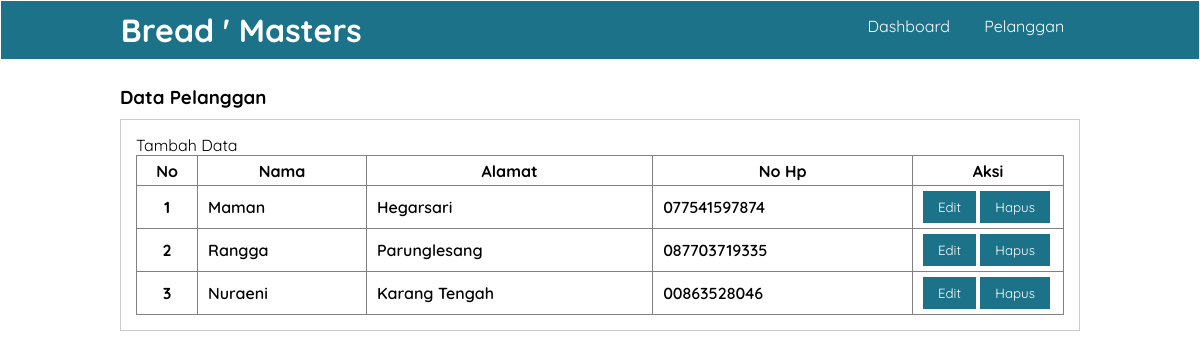
Page /data_pelanggan.php (signed in) on the committed database.
### tables this page shows
CREATE TABLE `pelanggan` (
  `id_pelanggan` int(11) NOT NULL,
  `id_toko` int(11) NOT NULL,
  `nama_pelanggan` varchar(50) NOT NULL,
  `alamat` varchar(100) NOT NULL,
  `no_hp` varchar(50) NOT NULL,
  `created_at` timestamp NOT NULL DEFAULT current_timestamp() ON UPDATE current_timestamp()
);

### data_pelanggan.php (the view, shortened to what this page needs)
<?php
    include "koneksi.php";
    $query = mysqli_query($conn,'SELECT * FROM pelanggan');
?>
<!DOCTYPE html>
<html lang="en">
<head>
    <link rel="stylesheet" href="dekorasi.css">
</head>
<body>
    <header>
        <div class="container">
        <h1>Bread ' Masters</h1>
        <ul>
            <li><a href="dashboard.php">Dashboard</a></li>
            <li><a href="data_pelanggan.php">Pelanggan</a></li>
        </ul>
        </div>
    </header>
    <div class="section">
        <div class="container">
            <h3>Data Pelanggan</h3>
            <div class="box">
                <p><a href="tambah_datapelanggan.php">Tambah Data</a></p>
                <table border="1" cellspacing="0" class="table">
                    <thead>
                        <tr>
                            <th width="60px">No</th>
                            <th>Nama</th>
                            <th>Alamat</th>
                            <th>No Hp</th>
                            <th width="150px">Aksi</th>
                        </tr>
                    </thead>
                    <tbody>
                    <?php
                    $no = 1;
                    while($data_pelanggan = mysqli_fetch_assoc($query)):?>
                        <tr>
                        <th><?php echo $no++ ?></th>
                        <td style="font-weight:600;"><?php echo $data_pelanggan["nama_pelanggan"] ?></td>
                        <td style="font-weight:600;"><?php echo $data_pelanggan["alamat"] ?></td>
                        <td style="font-weight:600;"><?php echo $data_pelanggan["no_hp"] ?></td>
                        <td>
                            <a href="./proses/edit_pelanggan.php?id=<?php echo $data_pelanggan['id_pelanggan'] ?>"><button class="btn btn-primary">Edit</button></a>
                            <a href="./proses/hapus_pelanggan.php?id=<?php echo $data_pelanggan['id_pelanggan'] ?>" onclick="return confirm('Anda yakin ingin menghapus data ini??')"><button class="btn btn-primary">Hapus</button></a>
                        </td>
                        </tr>
                    <?php endwhile ?>
</tbody>
</body>
</html>

### dekorasi.css (style rules this page uses)
* { padding: 0; margin: 0; font-family: 'quicksand', sans-serif; }
a { color: inherit; text-decoration: none; }
body { background-color: #fff }
.btn { padding: 8px 15px; background-color: #1c7289; color: #fff; border:none; cursor: pointer; }
header { border: 1px solid; background-color: #1c7289; color: #fff; }
header h1 { float: left; padding: 9px 0; }
header ul { float: right; }
header ul li { display: inline-block; }
header ul li a { padding: 15px; display: inline-block; }
.container { width: 80%; margin: 0 auto; }
.container:after { content: ''; display: block; clear: both; }
.section { padding: 25px 0; }
.box { background-color: #fff; border: 1px solid #ccc; padding: 15px; box-sizing: border-box; margin: 10px 0 25px 0; }
.box:after { content: ''; display: block; clear: both; }
.table { width: 100%; border-collapse: collapse; }
.table tr { height: 30px; }
.table tr td { padding: 5px 10px; }

### rows in the picture
pelanggan: nama_pelanggan "Maman", alamat "Hegarsari", no_hp "077541597874"
pelanggan: nama_pelanggan "Rangga", alamat "Parunglesang", no_hp "087703719335"
pelanggan: nama_pelanggan "Nuraeni", alamat "Karang Tengah", no_hp "00863528046"
